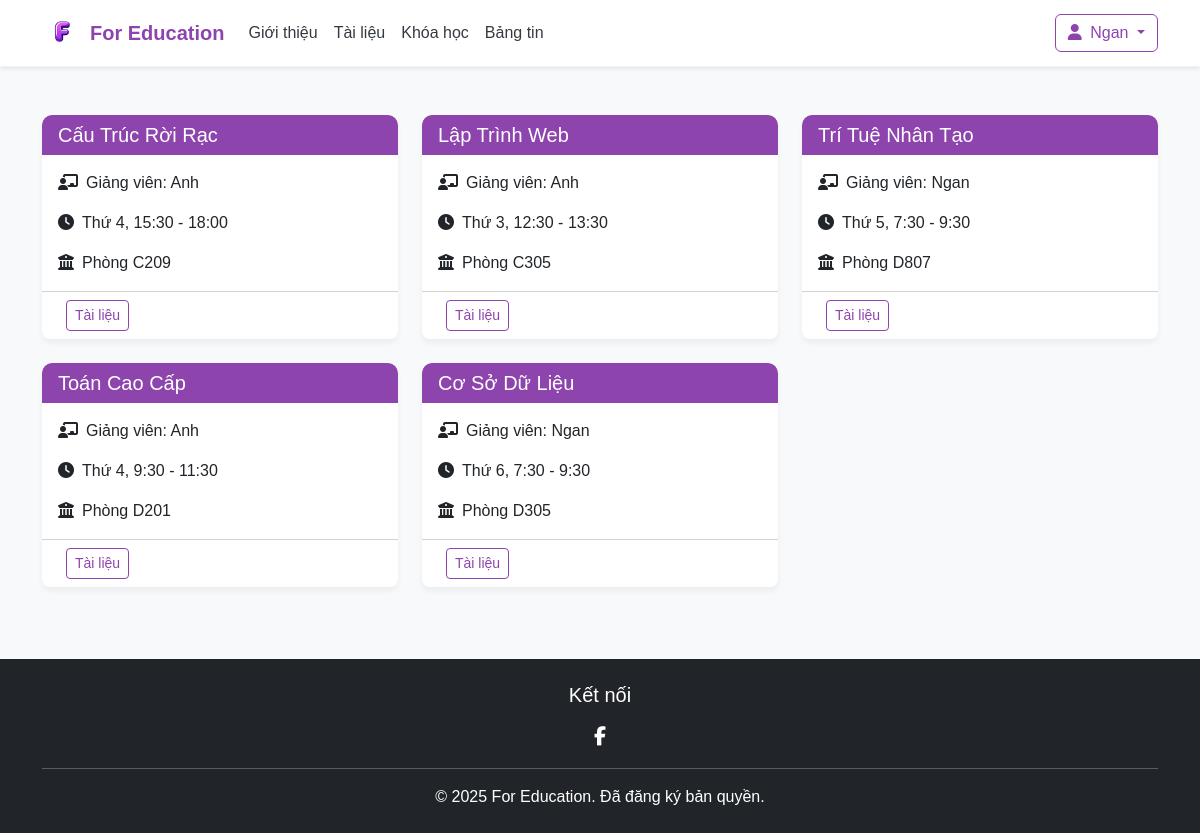
The app's page /index.php?act=myclasses (signed in) with its own data.
### tables this page shows
CREATE TABLE `myclass` (
  `class_id` int(11) NOT NULL,
  `name` varchar(100) NOT NULL,
  `teacher_id` int(11) DEFAULT NULL,
  `schedule` varchar(100) DEFAULT NULL,
  `room` varchar(50) DEFAULT NULL
);

CREATE TABLE `users` (
  `id` int(11) NOT NULL,
  `full_name` varchar(100) NOT NULL,
  `username` varchar(50) NOT NULL,
  `email` varchar(100) NOT NULL,
  `password_hash` varchar(255) NOT NULL,
  `role` enum('student','teacher','admin') DEFAULT 'student'
);

### models/pdo.php (called while the page is built, shortened)
<?php
function pdo_get_connection() {
    $dburl = "mysql:host=localhost;dbname=education;charset=utf8";
    $username = "root";
    $password = "";
    try {
        $pdo = new PDO($dburl, $username, $password);
        $pdo->setAttribute(PDO::ATTR_ERRMODE, PDO::ERRMODE_EXCEPTION);
        return $pdo;
    } catch (PDOException $e) {
        die("Connection failed: " . $e->getMessage());
    }
}
function pdo_query($sql){
    $sql_args = array_slice(func_get_args(), 1);
    try{
        $conn = pdo_get_connection();
        $stmt = $conn->prepare($sql);
        $stmt->execute($sql_args);
        $rows = $stmt->fetchAll();
        return $rows;
    }
    catch(PDOException $e){
        throw $e;
    }
    finally{
        unset($conn);
    }
}

### models/class.php (called while the page is built)
<?php
require_once "pdo.php";
function get_myclass() {
    $sql = "SELECT c.*, u.full_name AS teacher_name
            FROM myclass c
            JOIN users u ON c.teacher_id = u.id
            WHERE u.role = 'teacher'
            ORDER BY c.class_id DESC";
    return pdo_query($sql);
}
?>

### view/myclass.php (the view, shortened to what this page needs)
<?php
$html_class = '';
foreach ( $classes as $class ) {
    extract($class);
    $html_class .= '<div class="col-lg-4 col-md-6 mb-4">
                <div class="card subject-card">
                    <div class="card-header bg-primary text-white">
                        <h5 class="card-title mb-0">'.$name.'</h5>
                    </div>
                    <div class="card-body">
                        <p class="card-text"><i class="fas fa-chalkboard-teacher me-2"></i>Giảng viên: '.$teacher_name.'</p>
                        <p class="card-text"><i class="fas fa-clock me-2"></i>'.$schedule.'</p>
                        <p class="card-text"><i class="fas fa-university me-2"></i>'.$room.'</p>
                    </div>
                    <div class="card-footer bg-transparent">
                        <a href="tailieu.php?class_id='.$class_id.'" class="btn btn-outline-primary btn-sm ms-2">Tài liệu</a>
                    </div>
                </div>
            </div>';
}
?>
    <div class="container my-5">
        <div class="row">
            <?=$html_class?>
        </div>
    </div>

### view/header.php (shortened to what this page needs)
<!DOCTYPE html>
<html lang="en">
<head>
    <link href="https://cdnjs.cloudflare.com/ajax/libs/bootstrap/5.3.0/css/bootstrap.min.css" rel="stylesheet">
    <link href="https://cdnjs.cloudflare.com/ajax/libs/font-awesome/6.4.0/css/all.min.css" rel="stylesheet">
    <link href="https://cdn.jsdelivr.net/npm/bootstrap-icons@1.10.5/font/bootstrap-icons.css" rel="stylesheet">
    <link href="layout/css/index.css" rel="stylesheet">
    <link href="layout/css/myclass.css" rel="stylesheet">
    <link href="layout/css/DocumentListPage.css" rel="stylesheet">
</head>
<body>
    <nav class="navbar navbar-expand-lg navbar-light bg-white shadow-sm">
        <div class="container">
            <a class="navbar-brand d-flex align-items-center" href="#">
                <div class="logo-container me-2">
                    <img src="layout/img/logoF.png" width="50" height="50" alt="icon" />
                </div>
                <span class="fw-bold text-primary">For Education</span>
            </a>
            <div class="collapse navbar-collapse" id="navbarContent">
                <ul class="navbar-nav me-auto mb-2 mb-lg-0">
                    <li class="nav-item">
                        <a class="nav-link" href="#">Giới thiệu</a>
                    </li>
                    <li class="nav-item">
                        <a class="nav-link" href="index.php?act=tailieu">Tài liệu</a>
                    </li>
                    <li class="nav-item">
                        <a class="nav-link" href="#">Khóa học</a>
                    </li>
                    <li class="nav-item">
                        <a class="nav-link" href="index.php?act=status">Bảng tin</a>
                    </li>
                </ul>
                <div class="ms-auto d-flex align-items-center">
                <?php
                if (isset($_SESSION['username']) && ($_SESSION['username'] != "")) {
                    echo '<div class="dropdown">
                            <button class="btn btn-outline-primary dropdown-toggle" type="button" id="userDropdown" data-bs-toggle="dropdown" aria-expanded="false">
                                <i class="fas fa-user me-1"></i> ' . $_SESSION['username'] . '
                            </button>
                            <ul class="dropdown-menu" aria-labelledby="userDropdown">
                                <li><a class="dropdown-item" href="index.php?act=userinfo"><i class="fas fa-user-circle me-2"></i>Thông tin cá nhân</a></li>';
                    echo '  <li><hr class="dropdown-divider"></li>
                            <li><a class="dropdown-item" href="index.php?act=logout"><i class="fas fa-sign-out-alt me-2"></i>Đăng xuất</a></li>
                            </ul>
                        </div>';
                } else {
                    echo '<a href="index.php?act=login" class="btn btn-primary">Đăng Nhập</a>';
                }
                ?>
                </div>
            </div>
        </div>
    </nav>

### index.php (shortened to what this page needs)
<?php
include "models/pdo.php";
include "models/class.php";
include "view/header.php";
if (!isset($_GET['act'])) {
    include "view/home.php";
} else {
    switch ($_GET['act']) {
        case'myclasses':
            $classes = get_myclass();
            include "view/myclass.php";
            break;
    }
}
include "view/footer.php";
?>

### view/footer.php (shortened to what this page needs)
<footer class="bg-dark text-white py-4 mt-5">
    <div class="container">
        <div class="row justify-content-center">
            <div class="col-md-3 text-center">
                <h5 class="mb-3">Kết nối</h5>
                <div class="social-icons d-flex justify-content-center gap-3">
                    <a href="https://www.facebook.com/dylan.samson.888746/" class="text-white"><i class="fab fa-facebook-f"></i></a>
                </div>
            </div>
        </div>
        <hr class="my-3">
        <div class="text-center">
            <p class="mb-0">&copy; <?php echo date("Y"); ?> For Education. Đã đăng ký bản quyền.</p>
        </div>
    </div>
</footer>

### layout/css/index.css (style rules this page uses)
:root { --primary: #8E44AD; --background: #F8F9FA; --text: #343A40; --accent: #FDCB6E; }
body { background-color: var(--background); color: var(--text); font-family: -apple-system, BlinkMacSystemFont, "Segoe UI", Roboto, Helvetica, Arial, sans-serif; }
.btn-outline-primary { color: var(--primary); border-color: var(--primary); }
.text-primary { color: var(--primary) !important; }
.logo-container { width: 40px; height: 40px; display: flex; align-items: center; justify-content: center; }
.nav-link { color: var(--text); font-weight: 500; }
.dropdown-toggle::after { display: inline-block; margin-left: 0.255em; vertical-align: 0.255em; content: ""; border-top: 0.3em solid; border-right: 0.3em solid transparent; border-bottom: 0; border-left: 0.3em solid transparent; }
.btn-outline-primary { border-color: var(--primary); color: var(--primary); }
.navbar { border-bottom: 1px solid rgba(0, 0, 0, 0.05); }
.social-icons a { font-size: 1.2rem; transition: opacity 0.2s; }

### layout/css/myclass.css (style rules this page uses)
:root { --primary-color: #8E44AD; --background-color: #F8F9FA; --text-color: #343A40; --accent-color: #FDCB6E; }
body { background-color: var(--background-color); color: var(--text-color); font-family: 'Segoe UI', Tahoma, Geneva, Verdana, sans-serif; }
.text-primary { color: var(--primary) !important; }
.navbar-brand { font-weight: 600; color: var(--primary-color) !important; }
.nav-link { color: var(--text-color) !important; font-weight: 500; }
.subject-card { border: none; border-radius: 10px; box-shadow: 0 4px 6px rgba(0, 0, 0, 0.05); transition: transform 0.3s, box-shadow 0.3s; height: 100%; }
.card-header { border-radius: 10px 10px 0 0 !important; }
.bg-primary { background-color: var(--primary-color) !important; }
.btn-outline-primary { color: var(--primary-color); border-color: var(--primary-color); }

### layout/css/DocumentListPage.css (style rules this page uses)
:root { --primary: #8E44AD; --background: #F8F9FA; --text: #343A40; --accent: #FDCB6E; }
body { background-color: var(--background); color: var(--text); font-family: 'Arial', sans-serif; }
.navbar { background-color: var(--primary); }
.navbar-brand { font-weight: bold; }
.bg-primary { background-color: var(--primary) !important; }
.btn-outline-primary { color: var(--primary); border-color: var(--primary); }
.card { border: none; border-radius: 8px; overflow: hidden; }
.card-header { border-bottom: none; }
.social-icons a { font-size: 1.2rem; transition: opacity 0.2s; }

### records on screen
myclass: name "Cấu Trúc Rời Rạc", teacher.full_name "Anh", schedule "Thứ 4, 15:30 - 18:00", room "Phòng C209"
myclass: name "Lập Trình Web", teacher.full_name "Anh", schedule "Thứ 3, 12:30 - 13:30", room "Phòng C305"
myclass: name "Trí Tuệ Nhân Tạo", teacher.full_name "Ngan", schedule "Thứ 5, 7:30 - 9:30", room "Phòng D807"
myclass: name "Toán Cao Cấp", teacher.full_name "Anh", schedule "Thứ 4, 9:30 - 11:30", room "Phòng D201"
myclass: name "Cơ Sở Dữ Liệu", teacher.full_name "Ngan", schedule "Thứ 6, 7:30 - 9:30", room "Phòng D305"

### other values on screen
$_SESSION['username'] "Ngan"
